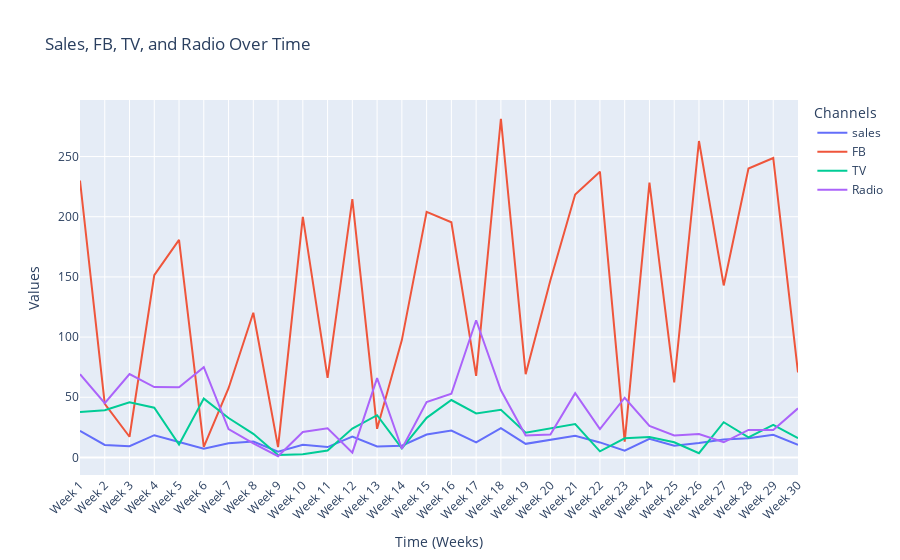

The code cell stored with this chart in its notebook:
### Code cell
import plotly.express as px
import plotly.graph_objects as go

fig = px.line(
    df, 
    x="Time", 
    y=["sales", "FB", "TV", "Radio"], 
    title="Sales, FB, TV, and Radio Over Time",
    labels={"value": "Values", "Time": "Time (Weeks)"},
)

# Personalizar a legenda e adicionar interatividade
fig.update_layout(
    xaxis=dict(tickangle=-45),
    yaxis_title="Values",
    legend_title="Channels",

  #  legend_title="Budget Across\n Different Channels",
    hovermode="x unified"
)

fig.show()

### Figure 1 — Plotly figure (JSON) as saved in the notebook; plotly's stock layout.template omitted (floating-point values rounded to 4 significant figures)
{"data": [{"hovertemplate": "variable=sales<br>Time (Weeks)=%{x}<br>Values=%{y}<extra></extra>", "legendgroup": "sales", "line": {"color": "#636efa", "dash": "solid"}, "marker": {"symbol": "circle"}, "mode": "lines", "name": "sales", "orientation": "v", "showlegend": true, "type": "scatter", "x": ["Week 1", "Week 2", "Week 3", "Week 4", "Week 5", "Week 6", "Week 7", "Week 8", "Week 9", "Week 10", "Week 11", "Week 12", "Week 13", "Week 14", "Week 15", "Week 16", "Week 17", "Week 18", "Week 19", "Week 20", "Week 21", "Week 22", "Week 23", "Week 24", "Week 25", "Week 26", "Week 27", "Week 28", "Week 29", "Week 30"], "xaxis": "x", "y": [22.1, 10.4, 9.3, 18.5, 12.9, 7.2, 11.8, 13.2, 4.8, 10.6, 8.6, 17.4, 9.2, 9.7, 19, 22.4, 12.5, 24.4, 11.3, 14.6, 18, 12.5, 5.6, 15.5, 9.7, 12, 15, 15.9, 18.9, 10.5], "yaxis": "y"}, {"hovertemplate": "variable=FB<br>Time (Weeks)=%{x}<br>Values=%{y}<extra></extra>", "legendgroup": "FB", "line": {"color": "#EF553B", "dash": "solid"}, "marker": {"symbol": "circle"}, "mode": "lines", "name": "FB", "orientation": "v", "showlegend": true, "type": "scatter", "x": ["Week 1", "Week 2", "Week 3", "Week 4", "Week 5", "Week 6", "Week 7", "Week 8", "Week 9", "Week 10", "Week 11", "Week 12", "Week 13", "Week 14", "Week 15", "Week 16", "Week 17", "Week 18", "Week 19", "Week 20", "Week 21", "Week 22", "Week 23", "Week 24", "Week 25", "Week 26", "Week 27", "Week 28", "Week 29", "Week 30"], "xaxis": "x", "y": [230.1, 44.5, 17.2, 151.5, 180.8, 8.7, 57.5, 120.2, 8.6, 199.8, 66.1, 214.7, 23.8, 97.5, 204.1, 195.4, 67.8, 281.4, 69.2, 147.3, 218.4, 237.4, 13.2, 228.3, 62.3, 262.9, 142.9, 240.1, 248.8, 70.6], "yaxis": "y"}, {"hovertemplate": "variable=TV<br>Time (Weeks)=%{x}<br>Values=%{y}<extra></extra>", "legendgroup": "TV", "line": {"color": "#00cc96", "dash": "solid"}, "marker": {"symbol": "circle"}, "mode": "lines", "name": "TV", "orientation": "v", "showlegend": true, "type": "scatter", "x": ["Week 1", "Week 2", "Week 3", "Week 4", "Week 5", "Week 6", "Week 7", "Week 8", "Week 9", "Week 10", "Week 11", "Week 12", "Week 13", "Week 14", "Week 15", "Week 16", "Week 17", "Week 18", "Week 19", "Week 20", "Week 21", "Week 22", "Week 23", "Week 24", "Week 25", "Week 26", "Week 27", "Week 28", "Week 29", "Week 30"], "xaxis": "x", "y": [37.8, 39.3, 45.9, 41.3, 10.8, 48.9, 32.8, 19.6, 2.1, 2.6, 5.8, 24, 35.1, 7.6, 32.9, 47.7, 36.6, 39.6, 20.5, 23.9, 27.7, 5.1, 15.9, 16.9, 12.6, 3.5, 29.3, 16.7, 27.1, 16], "yaxis": "y"}, {"hovertemplate": "variable=Radio<br>Time (Weeks)=%{x}<br>Values=%{y}<extra></extra>", "legendgroup": "Radio", "line": {"color": "#ab63fa", "dash": "solid"}, "marker": {"symbol": "circle"}, "mode": "lines", "name": "Radio", "orientation": "v", "showlegend": true, "type": "scatter", "x": ["Week 1", "Week 2", "Week 3", "Week 4", "Week 5", "Week 6", "Week 7", "Week 8", "Week 9", "Week 10", "Week 11", "Week 12", "Week 13", "Week 14", "Week 15", "Week 16", "Week 17", "Week 18", "Week 19", "Week 20", "Week 21", "Week 22", "Week 23", "Week 24", "Week 25", "Week 26", "Week 27", "Week 28", "Week 29", "Week 30"], "xaxis": "x", "y": [69.2, 45.1, 69.3, 58.5, 58.4, 75, 23.5, 11.6, 1, 21.2, 24.2, 4, 65.9, 7.2, 46, 52.9, 114, 55.8, 18.3, 19.1, 53.4, 23.5, 49.6, 26.2, 18.3, 19.5, 12.6, 22.9, 22.9, 40.8], "yaxis": "y"}], "layout": {"autosize": true, "hovermode": "x unified", "legend": {"title": {"text": "Channels"}, "tracegroupgap": 0}, "title": {"text": "Sales, FB, TV, and Radio Over Time"}, "xaxis": {"anchor": "y", "autorange": true, "domain": [0, 1], "range": [0, 29], "tickangle": -45, "title": {"text": "Time (Weeks)"}, "type": "category"}, "yaxis": {"anchor": "x", "autorange": true, "domain": [0, 1], "range": [-14.58, 297.0], "title": {"text": "Values"}, "type": "linear"}}}
